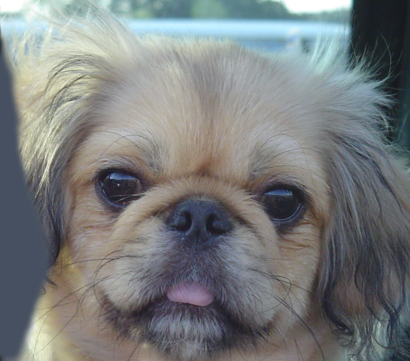
#> input picture dog.bmp, 410 x 361 px; the run also reads 1 picture not shown here
$ jupyter execute --allow-errors Histograms.ipynb   (shell and % lines are left out)   (older library calls are emulated)
#> lines starting #> are read from the running program, lines starting #| are printed output that depends on the picture; pictures that were not available may be replaced by others from this repository, and a replacement may not be noted
<a href="https://colab.research.google.com/github/Telephos/RealTimeHistograms/blob/main/Histograms.ipynb" target="_parent"></a>

###Image Handling

The purpose of this notebook is to provide basic information on image handling and how to create a histogram for images. A histogram provides information about the pixel value distribution in an image. For grey-scale images, the number of pixels is equal to the dimension of the image, but histograms can also be created for RGB images, where there are 3 channels for each pixel.

First, we can familiarize ourselves with the working environment.

[cell 1]
from google.colab import drive
drive.mount('/content/MyDrive')

We've placed our image in the same directory as the notebook. Below we verify the filenames and image format.

[cell 2]
%cd /content/MyDrive/MyDrive/Colab Notebooks/AdvCV_Assignment1

For reading and opening images, there are several options. Scikit-image provides a common method to open .bmp and .png images. Pillow is fork of the Python Imaging Library that also provides extensive image handling options.

Below we import the libraries we intend to use. Along with Scikit-image and Pillow we import Matplotlib for vizualizing our images. Numpy will be used for array manipulation.

[cell 3]
import numpy as np
#import pandas as pd
import cv2
from skimage import io
from skimage.transform import rescale, resize
from PIL import Image
#import matplotlib.pylab as plt
from matplotlib import pyplot
#from IPython.display import Image

Below we open the images using Pillow and display with Matplotlib.

[cell 4]
from skimage import io

im1_pil = io.imread('dog.bmp')
#> im1_pil is the input picture: shape (361, 410, 3); mean R, G, B 121.2, 124.5, 125
im2_pil = io.imread("south_L-150x150.png")
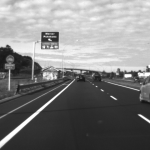
#> input picture south_L-150x150.png, 150 x 150 px
#> im2_pil is the input picture: shape (150, 150, 4); mean R, G, B, A 127.2, 127.2, 127.2, 255

[cell 5]
import matplotlib.pylab as plt

plt.imshow(im1_pil)

[cell 6]
import matplotlib.pylab as plt

plt.imshow(im2_pil)

Alternately, we could use Scikit-image to handle the files. Note that each library may import the image differently and not all libraries may be compatible with each other.

[cell 7]
from PIL import Image

im1_ski = Image.open('dog.bmp')
im2_ski = Image.open('south_L-150x150.png')

[cell 8]
from matplotlib import pyplot

plt.imshow(im1_ski)

[cell 9]
from matplotlib import pyplot

plt.imshow(im2_ski)

We can explore some features of the images like the number of bits and X and Y axis length

[cell 10]
from PIL import Image

print("Type: " + str(im1_pil.dtype))
#| Type: uint8
print("X-axis: " + str(im1_pil.shape[0]))
#| X-axis: 361
print("Y-axis: " + str(im1_pil.shape[1]))
#| Y-axis: 410

[cell 11]
#Uncomment import line
#from PIL import Image

print("Type: " + str(im2_pil.dtype))
#| Type: uint8
print("X-axis: " + str(im2_pil.shape[0]))
#| X-axis: 150
print("Y-axis: " + str(im2_pil.shape[1]))
#| Y-axis: 150

Matplotlib allows us to create figures of our histogram. The hist() function here is called along with the numpy function flatten() which returns a copy of the image array collapsed into one dimension. The pixel values then are just placed into the respective bins in the histogram. After that we save the plot as image files.

[cell 12]
plot1 = plt.hist(im1_pil.flatten(), bins = 256, range = [0,256])
fig1 = plt.gcf()
fig1.savefig('plot1.jpeg')
#> figure, not shown here; tallest bar 9817 high, from x = 96 to 97

[cell 13]
plot2 = plt.hist(im2_pil.flatten(), bins = 256, range = [0,256])
fig2 = plt.gcf()
fig2.savefig('plot2.jpeg')
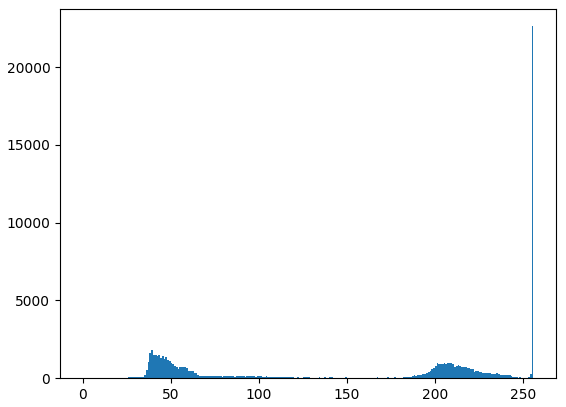
#> figure drawn by matplotlib, 1 panel; tallest bar 22632 high, from x = 255 to 256

A user from github provided a few useful quick, useful functions for concatenating images.
https://note.nkmk.me/en/python-pillow-concat-images/

[cell 14]
def get_concat_h(im1, im2):
    dst = Image.new('RGB', (im1.width + im2.width, im1.height))
    dst.paste(im1, (0, 0))
    dst.paste(im2, (im1.width, 0))
    return dst

[cell 15]
def get_concat_v(im1, im2):
    dst = Image.new('RGB', (im1.width, im1.height + im2.height))
    dst.paste(im1, (0, 0))
    dst.paste(im2, (0, im1.height))
    return dst

We open the plot using Pillow since it will import image properties for us.

[cell 16]
plot1_im = Image.open('plot1.jpeg')
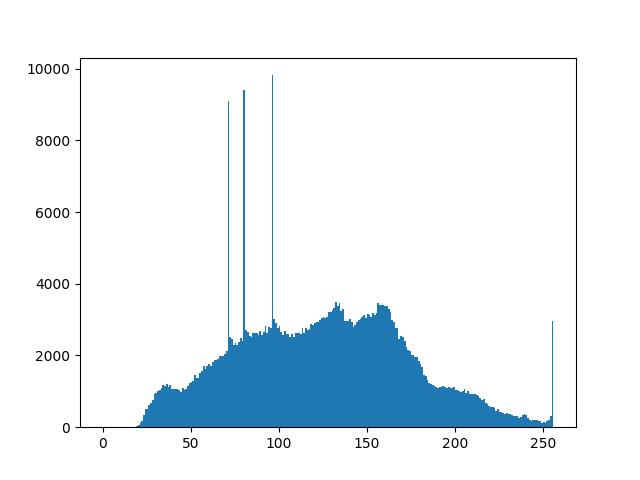
#> plot1_im: PIL image 640x480 RGB; mean R, G, B 232.2, 240.2, 245.3
plot2_im = Image.open('plot2.jpeg')
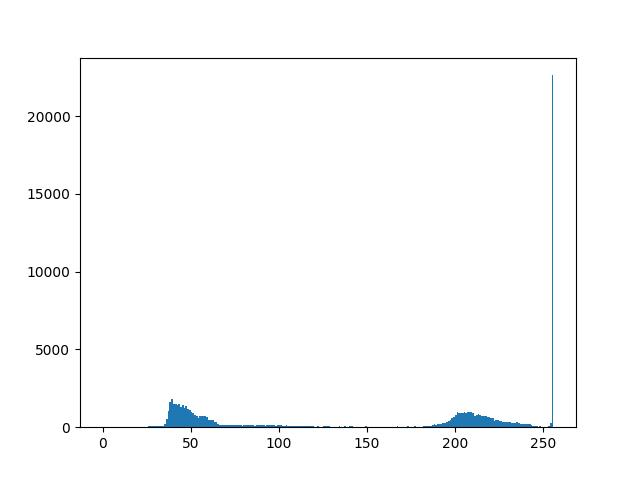
#> plot2_im: PIL image 640x480 RGB; mean R, G, B 250.9, 251.5, 251.8

Then we can plot the image and histogram together.

[cell 17]
get_concat_v(im1_ski, plot1_im)
#> in get_concat_v, `dst = Image.new('RGB', (im1.width, im1.height + im2.height))`: dst: PIL image 410x841 RGB; every value is 0

We resize the second image, maintaining the aspect ratio.

[cell 18]
im1_resized = im2_ski.resize((400,400), Image.ANTIALIAS)

[cell 19]
get_concat_v(im1_resized, plot2_im)
#> in get_concat_v (call 2), `dst = Image.new('RGB', (im1.width, im1.height + im2.height))`: dst: PIL image 400x880 RGB; every value is 0
#> in get_concat_v (call 2), `dst.paste(im1, (0, 0))`:
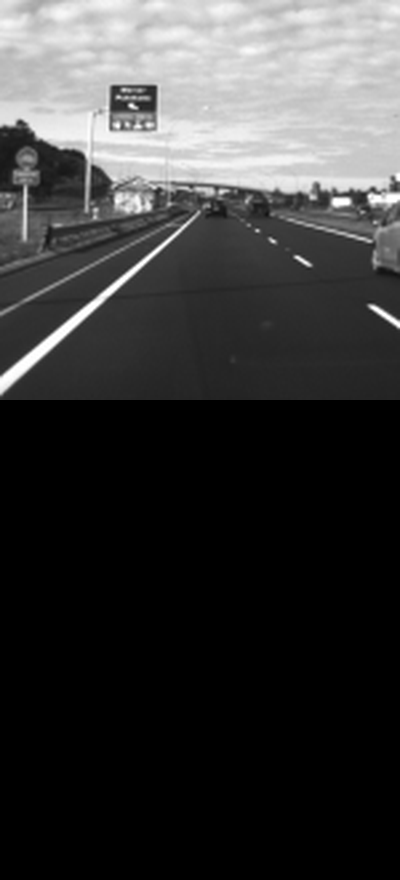
#> dst: PIL image 400x880 RGB; min 0, max 255, mean 57.8
#> in get_concat_v (call 2), `dst.paste(im2, (0, im1.height))`:
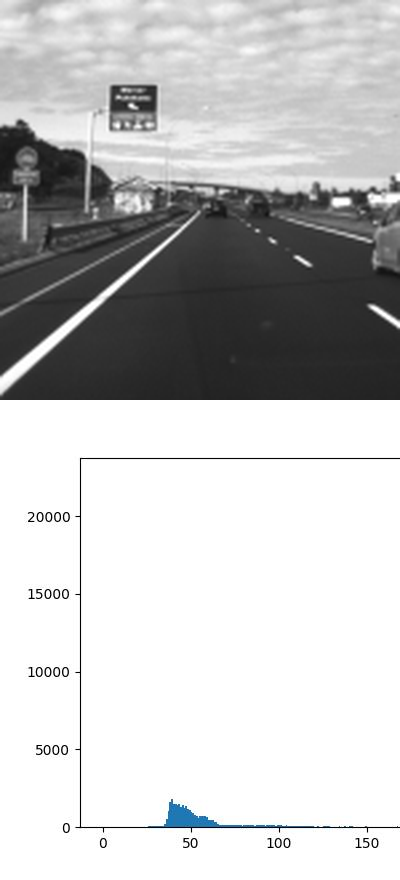
#> dst: PIL image 400x880 RGB; mean R, G, B 194.8, 195.1, 195.2

Below we are just doing a few more things to show the images and histograms together.

[cell 20]
c1 = get_concat_v(im1_ski, plot1_im)
c2 = get_concat_v(im1_resized, plot2_im)

We modify the previous function to maintain the aspect ratios.

[cell 21]
def get_concat_h_mod(im1, im2):
    dst = Image.new('RGB', (810, 680))
#> dst: PIL image 810x680 RGB; every value is 0
    dst.paste(im1, (0, 0))
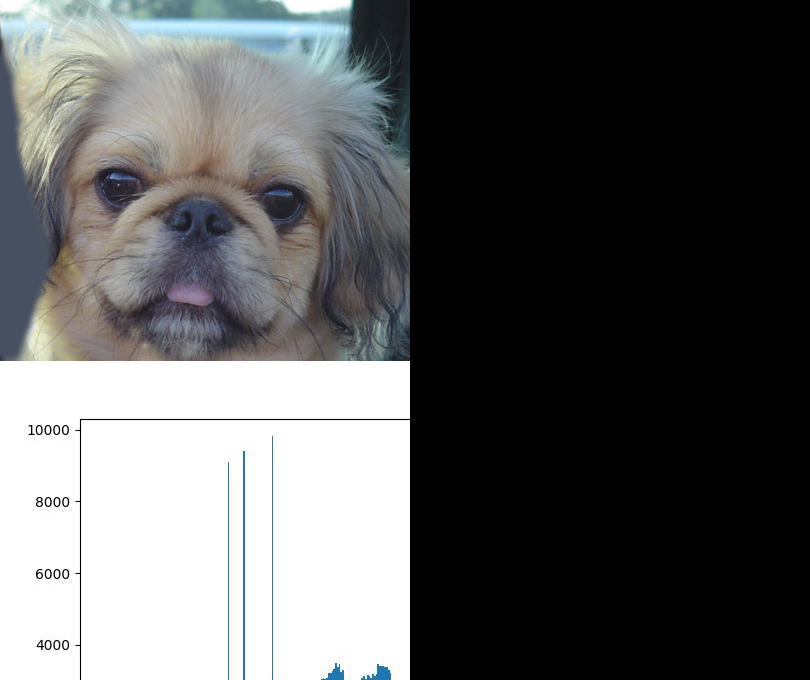
#> dst: PIL image 810x680 RGB; mean R, G, B 92, 93.1, 93.3
    dst.paste(im2, (im1.width, 0))
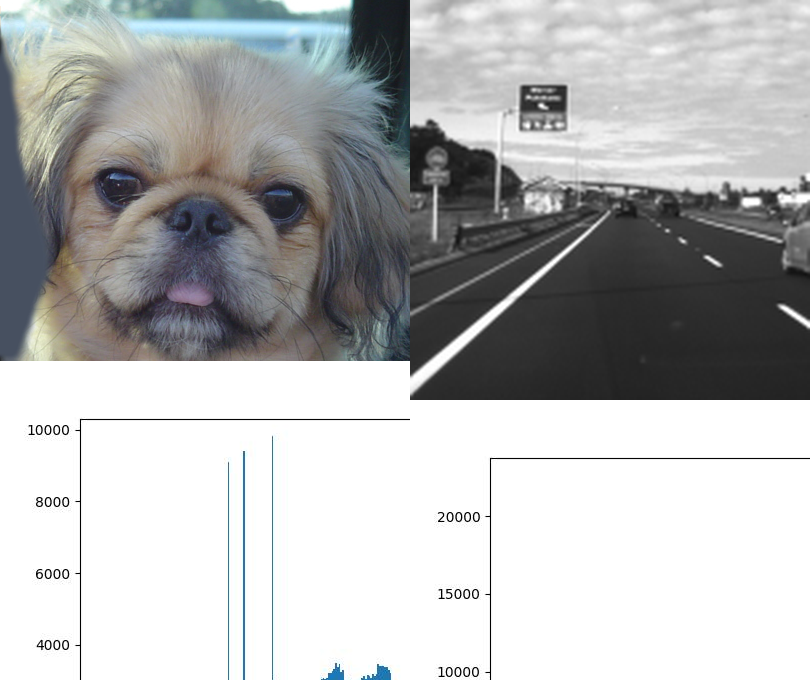
#> dst: PIL image 810x680 RGB; mean R, G, B 180.3, 181.4, 181.6
    return dst

[cell 22]
get_concat_h_mod(c1, c2)

Data Carpentry also provided an excellent example of creating histograms that can seperate the color channels of the image.
https://datacarpentry.org/image-processing/05-creating-histograms/

[cell 23]
# tuple to select colors of each channel line
colors = ("red", "green", "blue")
channel_ids = (0, 1, 2)

# create the histogram plot, with three lines, one for
# each color
plt.figure()
plt.xlim([0, 256])
for channel_id, c in zip(channel_ids, colors):
    histogram, bin_edges = np.histogram(
        im1_pil[:, :, channel_id], bins=256, range=(0, 256)
    )
    plt.plot(bin_edges[0:-1], histogram, color=c)

plt.title("Color Histogram")
plt.xlabel("Color value")
plt.ylabel("Pixel count")
#> figure, not shown here; curve peaks at x = 71, y = 7643; curve peaks at x = 80, y = 7762; curve peaks at x = 96, y = 8108

[cell 24]
# tuple to select colors of each channel line
colors = ("red", "green", "blue")
channel_ids = (0, 1, 2)

# create the histogram plot, with three lines, one for
# each color
plt.figure()
plt.xlim([0, 256])
for channel_id, c in zip(channel_ids, colors):
    histogram, bin_edges = np.histogram(
        im2_pil[:, :, channel_id], bins=256, range=(0, 256)
    )
    plt.plot(bin_edges[0:-1], histogram, color=c)

plt.title("Color Histogram")
plt.xlabel("Color value")
plt.ylabel("Pixel count")
#> figure, not shown here; curve peaks at x = 39, y = 597; curve peaks at x = 39, y = 597; curve peaks at x = 39, y = 597

###Video Handling

We can generate a histogram plot of our video in real time using the script below. Credit to Stackoverflow user Louis Jose. Cell output below removed for brevity.

https://stackoverflow.com/questions/38636520/histogram-of-my-cam-in-real-time

The script below simply checks the number of frames in our video.

[cell 25]
#Getting number of frames and dimensions
import cv2 as cv2

cap = cv2.VideoCapture('lab1-2_vid.mp4')

if cap.isOpened():

    frames_num = int(cap.get(cv2.CAP_PROP_FRAME_COUNT))
print('Number of frames: ' + str(frames_num))

The script below is modified from the GeekForGeeks article. The script generates the frames of the plots and saves them sequentially in a folder as jpeg images.

https://www.geeksforgeeks.org/python-create-video-using-multiple-images-using-opencv/

[cell 26]
import cv2
from matplotlib import pyplot as plt

vid = cv2.VideoCapture('lab1-2_vid.mp4')

if (vid.isOpened()==False):
       print("Error opening video stream or file")

itr = 1

while(vid.isOpened()):
    #Capture frame by frame
    ret, frame = vid.read()
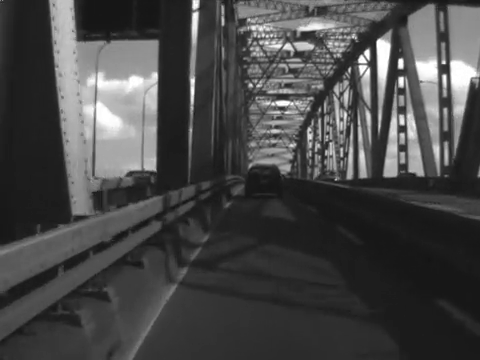
#> input picture frame 39 of lab1-2_vid.mp4, 480 x 360 px
#> frame is the input picture: shape (360, 480, 3); min 19, max 255, mean 71.1
    if ret == True:

        cv2.imshow('Frame', frame)
        plt.title("Frame: " + str(itr))
        plt.xlabel("Intensity Value")
        plt.ylabel("Count")
        plt.axis([0,256,0,22000])
        plt.hist(frame.flatten(), 256, [0, 256])
        vid_plot = plt.gcf()
        vid_plot.savefig('plots/vid_plot%d.jpeg' %itr)
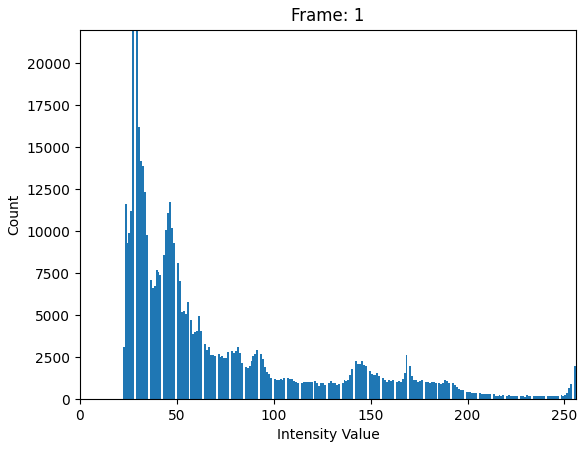
#> figure drawn by matplotlib, 1 panel; tallest bar 24756 high, from x = 27 to 28
        plt.draw()
        #plt.pause(0.01)
        plt.clf()

        itr += 1

        if cv2.waitKey(25) & 0xFF == ord('q'):
#> (key q is pressed here)
            break

    else:
        break

vid.release()

cv2.destroyAllWindows()
